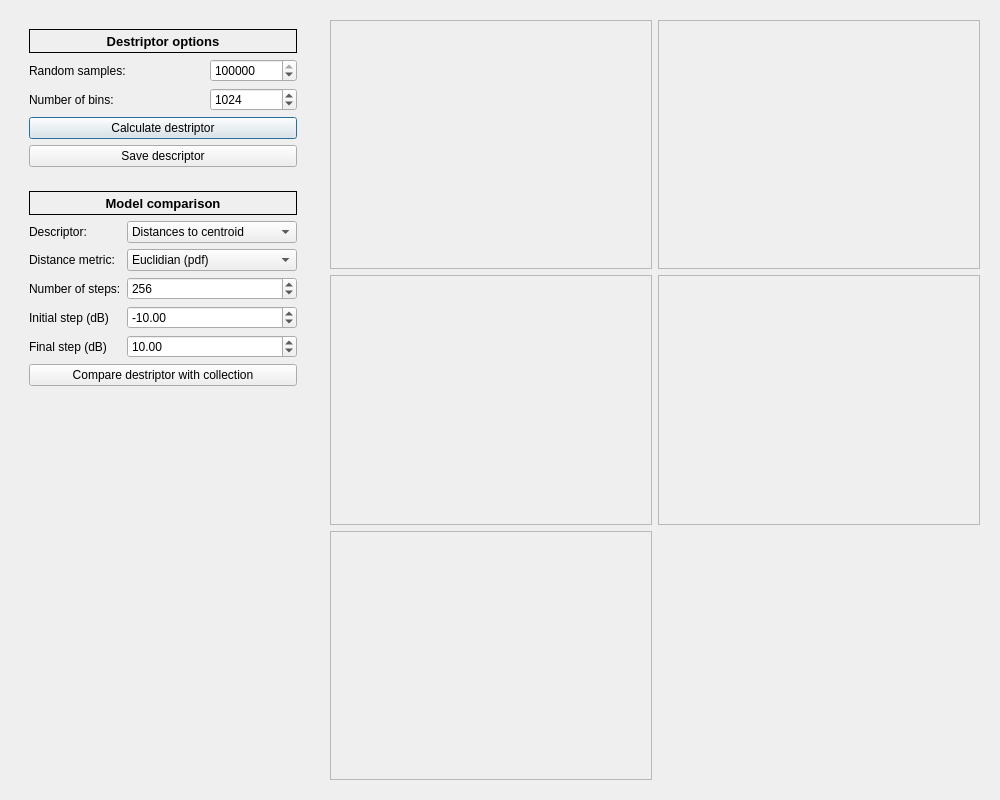
<?xml version="1.0" encoding="UTF-8"?>
<ui version="4.0">
 <class>SDDialog</class>
 <widget class="QDialog" name="SDDialog">
  <property name="geometry">
   <rect>
    <x>0</x>
    <y>0</y>
    <width>1000</width>
    <height>800</height>
   </rect>
  </property>
  <property name="minimumSize">
   <size>
    <width>1000</width>
    <height>800</height>
   </size>
  </property>
  <property name="windowTitle">
   <string>Shape distribution</string>
  </property>
  <property name="windowIcon">
   <iconset resource="../../resources/icons.qrc">
    <normaloff>:/icons/shapeDistribution</normaloff>:/icons/shapeDistribution</iconset>
  </property>
  <property name="sizeGripEnabled">
   <bool>false</bool>
  </property>
  <property name="modal">
   <bool>true</bool>
  </property>
  <layout class="QGridLayout" name="gridLayout">
   <item row="0" column="0">
    <widget class="QFrame" name="menuFrame">
     <property name="minimumSize">
      <size>
       <width>290</width>
       <height>0</height>
      </size>
     </property>
     <property name="frameShape">
      <enum>QFrame::NoFrame</enum>
     </property>
     <layout class="QGridLayout" name="gridLayout_5">
      <item row="3" column="0">
       <spacer name="menuVerticalSpacer">
        <property name="orientation">
         <enum>Qt::Vertical</enum>
        </property>
        <property name="sizeHint" stdset="0">
         <size>
          <width>20</width>
          <height>40</height>
         </size>
        </property>
       </spacer>
      </item>
      <item row="0" column="0">
       <widget class="QFrame" name="optionsFrame">
        <property name="frameShape">
         <enum>QFrame::NoFrame</enum>
        </property>
        <property name="frameShadow">
         <enum>QFrame::Raised</enum>
        </property>
        <layout class="QGridLayout" name="gridLayout_3">
         <item row="3" column="0" rowspan="2" colspan="3">
          <widget class="QPushButton" name="calculateButton">
           <property name="text">
            <string>Calculate destriptor</string>
           </property>
          </widget>
         </item>
         <item row="2" column="2">
          <widget class="QSpinBox" name="binsSpinBox">
           <property name="minimumSize">
            <size>
             <width>60</width>
             <height>0</height>
            </size>
           </property>
           <property name="minimum">
            <number>1000</number>
           </property>
           <property name="maximum">
            <number>2000</number>
           </property>
           <property name="singleStep">
            <number>10</number>
           </property>
           <property name="value">
            <number>1024</number>
           </property>
          </widget>
         </item>
         <item row="5" column="0" colspan="3">
          <widget class="QPushButton" name="saveButton">
           <property name="text">
            <string>Save descriptor</string>
           </property>
          </widget>
         </item>
         <item row="0" column="0" colspan="3">
          <widget class="QLabel" name="optionsLabel">
           <property name="minimumSize">
            <size>
             <width>0</width>
             <height>24</height>
            </size>
           </property>
           <property name="maximumSize">
            <size>
             <width>16777215</width>
             <height>24</height>
            </size>
           </property>
           <property name="font">
            <font>
             <pointsize>10</pointsize>
             <bold>true</bold>
            </font>
           </property>
           <property name="frameShape">
            <enum>QFrame::Box</enum>
           </property>
           <property name="text">
            <string>Destriptor options</string>
           </property>
           <property name="alignment">
            <set>Qt::AlignCenter</set>
           </property>
          </widget>
         </item>
         <item row="1" column="2">
          <widget class="QSpinBox" name="samplesSpinBox">
           <property name="minimumSize">
            <size>
             <width>60</width>
             <height>0</height>
            </size>
           </property>
           <property name="minimum">
            <number>1000</number>
           </property>
           <property name="maximum">
            <number>2000000</number>
           </property>
           <property name="singleStep">
            <number>1000</number>
           </property>
           <property name="value">
            <number>1048576</number>
           </property>
          </widget>
         </item>
         <item row="2" column="0" colspan="2">
          <widget class="QLabel" name="binsLabel">
           <property name="text">
            <string>Number of bins:</string>
           </property>
          </widget>
         </item>
         <item row="1" column="0" colspan="2">
          <widget class="QLabel" name="samplesLabel">
           <property name="text">
            <string>Random samples:</string>
           </property>
          </widget>
         </item>
        </layout>
       </widget>
      </item>
      <item row="2" column="0">
       <widget class="QFrame" name="compareFrame">
        <layout class="QGridLayout" name="gridLayout_4">
         <item row="3" column="1">
          <widget class="QSpinBox" name="stepsSpinBox">
           <property name="minimum">
            <number>10</number>
           </property>
           <property name="maximum">
            <number>1000</number>
           </property>
           <property name="value">
            <number>256</number>
           </property>
          </widget>
         </item>
         <item row="1" column="1">
          <widget class="QComboBox" name="descriptorComboBox">
           <item>
            <property name="text">
             <string>Distances to centroid</string>
            </property>
           </item>
           <item>
            <property name="text">
             <string>Distances between points</string>
            </property>
           </item>
           <item>
            <property name="text">
             <string>Triangle areas</string>
            </property>
           </item>
           <item>
            <property name="text">
             <string>Tetrahedra volumnes</string>
            </property>
           </item>
           <item>
            <property name="text">
             <string>Angles between vectors</string>
            </property>
           </item>
          </widget>
         </item>
         <item row="6" column="0" colspan="2">
          <widget class="QPushButton" name="compareButton">
           <property name="text">
            <string>Compare destriptor with collection</string>
           </property>
          </widget>
         </item>
         <item row="5" column="0">
          <widget class="QLabel" name="endStepLabel">
           <property name="text">
            <string>Final step (dB)</string>
           </property>
          </widget>
         </item>
         <item row="2" column="1">
          <widget class="QComboBox" name="distanceMetricComboBox">
           <item>
            <property name="text">
             <string>Euclidian (pdf)</string>
            </property>
           </item>
           <item>
            <property name="text">
             <string>Euclidian (cdf)</string>
            </property>
           </item>
           <item>
            <property name="text">
             <string>City block (pdf)</string>
            </property>
           </item>
           <item>
            <property name="text">
             <string>City block (cdf)</string>
            </property>
           </item>
           <item>
            <property name="text">
             <string>Chebychev (pdf)</string>
            </property>
           </item>
           <item>
            <property name="text">
             <string>Chebychev (cdf)</string>
            </property>
           </item>
           <item>
            <property name="text">
             <string>Minimum coordinate (pdf)</string>
            </property>
           </item>
           <item>
            <property name="text">
             <string>Minimum coordinate (cdf)</string>
            </property>
           </item>
          </widget>
         </item>
         <item row="1" column="0">
          <widget class="QLabel" name="descriptorLabel">
           <property name="text">
            <string>Descriptor:</string>
           </property>
          </widget>
         </item>
         <item row="2" column="0">
          <widget class="QLabel" name="distanceMetricLabel">
           <property name="text">
            <string>Distance metric:</string>
           </property>
          </widget>
         </item>
         <item row="0" column="0" colspan="2">
          <widget class="QLabel" name="compareLabel">
           <property name="minimumSize">
            <size>
             <width>0</width>
             <height>24</height>
            </size>
           </property>
           <property name="maximumSize">
            <size>
             <width>16777215</width>
             <height>24</height>
            </size>
           </property>
           <property name="font">
            <font>
             <pointsize>10</pointsize>
             <bold>true</bold>
            </font>
           </property>
           <property name="frameShape">
            <enum>QFrame::Box</enum>
           </property>
           <property name="text">
            <string>Model comparison</string>
           </property>
           <property name="alignment">
            <set>Qt::AlignCenter</set>
           </property>
          </widget>
         </item>
         <item row="4" column="0">
          <widget class="QLabel" name="iniStepLabel">
           <property name="text">
            <string>Initial step (dB)</string>
           </property>
          </widget>
         </item>
         <item row="4" column="1">
          <widget class="QDoubleSpinBox" name="iniStepSpinBox">
           <property name="minimum">
            <double>-100.000000000000000</double>
           </property>
           <property name="maximum">
            <double>100.000000000000000</double>
           </property>
           <property name="singleStep">
            <double>10.000000000000000</double>
           </property>
           <property name="value">
            <double>-10.000000000000000</double>
           </property>
          </widget>
         </item>
         <item row="3" column="0">
          <widget class="QLabel" name="stepsLabel">
           <property name="text">
            <string>Number of steps:</string>
           </property>
          </widget>
         </item>
         <item row="5" column="1">
          <widget class="QDoubleSpinBox" name="endStepSpinBox">
           <property name="minimum">
            <double>-100.000000000000000</double>
           </property>
           <property name="maximum">
            <double>100.000000000000000</double>
           </property>
           <property name="singleStep">
            <double>10.000000000000000</double>
           </property>
           <property name="value">
            <double>10.000000000000000</double>
           </property>
          </widget>
         </item>
        </layout>
       </widget>
      </item>
     </layout>
    </widget>
   </item>
   <item row="0" column="1">
    <widget class="QFrame" name="imgFrame">
     <layout class="QGridLayout" name="gridLayout_10">
      <item row="0" column="0">
       <widget class="QFrame" name="opDistanceFrame">
        <property name="frameShape">
         <enum>QFrame::StyledPanel</enum>
        </property>
        <property name="frameShadow">
         <enum>QFrame::Raised</enum>
        </property>
        <layout class="QGridLayout" name="gridLayout_2">
         <property name="spacing">
          <number>0</number>
         </property>
         <item row="0" column="0">
          <widget class="qt_tools::plots::PlotWidget" name="opDistanceView" native="true">
           <property name="sizePolicy">
            <sizepolicy hsizetype="Expanding" vsizetype="Expanding">
             <horstretch>0</horstretch>
             <verstretch>0</verstretch>
            </sizepolicy>
           </property>
           <property name="minimumSize">
            <size>
             <width>200</width>
             <height>200</height>
            </size>
           </property>
          </widget>
         </item>
        </layout>
       </widget>
      </item>
      <item row="0" column="1">
       <widget class="QFrame" name="tpDistanceFrame">
        <property name="frameShape">
         <enum>QFrame::StyledPanel</enum>
        </property>
        <property name="frameShadow">
         <enum>QFrame::Raised</enum>
        </property>
        <layout class="QGridLayout" name="gridLayout_6">
         <property name="spacing">
          <number>0</number>
         </property>
         <item row="0" column="0">
          <widget class="qt_tools::plots::PlotWidget" name="tpDistanceView" native="true">
           <property name="sizePolicy">
            <sizepolicy hsizetype="Expanding" vsizetype="Expanding">
             <horstretch>0</horstretch>
             <verstretch>0</verstretch>
            </sizepolicy>
           </property>
           <property name="minimumSize">
            <size>
             <width>200</width>
             <height>200</height>
            </size>
           </property>
          </widget>
         </item>
        </layout>
       </widget>
      </item>
      <item row="1" column="0">
       <widget class="QFrame" name="tpAreaFrame">
        <property name="frameShape">
         <enum>QFrame::StyledPanel</enum>
        </property>
        <property name="frameShadow">
         <enum>QFrame::Raised</enum>
        </property>
        <layout class="QGridLayout" name="gridLayout_7">
         <property name="spacing">
          <number>0</number>
         </property>
         <item row="0" column="0">
          <widget class="qt_tools::plots::PlotWidget" name="tpAreaView" native="true">
           <property name="sizePolicy">
            <sizepolicy hsizetype="Expanding" vsizetype="Expanding">
             <horstretch>0</horstretch>
             <verstretch>0</verstretch>
            </sizepolicy>
           </property>
           <property name="minimumSize">
            <size>
             <width>200</width>
             <height>200</height>
            </size>
           </property>
          </widget>
         </item>
        </layout>
       </widget>
      </item>
      <item row="1" column="1">
       <widget class="QFrame" name="fpVolumeFrame">
        <property name="frameShape">
         <enum>QFrame::StyledPanel</enum>
        </property>
        <property name="frameShadow">
         <enum>QFrame::Raised</enum>
        </property>
        <layout class="QGridLayout" name="gridLayout_8">
         <property name="spacing">
          <number>0</number>
         </property>
         <item row="0" column="0">
          <widget class="qt_tools::plots::PlotWidget" name="fpVolumeView" native="true">
           <property name="sizePolicy">
            <sizepolicy hsizetype="Expanding" vsizetype="Expanding">
             <horstretch>0</horstretch>
             <verstretch>0</verstretch>
            </sizepolicy>
           </property>
           <property name="minimumSize">
            <size>
             <width>200</width>
             <height>200</height>
            </size>
           </property>
          </widget>
         </item>
        </layout>
       </widget>
      </item>
      <item row="2" column="0">
       <widget class="QFrame" name="tvAngleFrame">
        <property name="frameShape">
         <enum>QFrame::StyledPanel</enum>
        </property>
        <property name="frameShadow">
         <enum>QFrame::Raised</enum>
        </property>
        <layout class="QGridLayout" name="gridLayout_9">
         <property name="spacing">
          <number>0</number>
         </property>
         <item row="0" column="1">
          <widget class="qt_tools::plots::PlotWidget" name="tvAngleView" native="true">
           <property name="sizePolicy">
            <sizepolicy hsizetype="Expanding" vsizetype="Expanding">
             <horstretch>0</horstretch>
             <verstretch>0</verstretch>
            </sizepolicy>
           </property>
           <property name="minimumSize">
            <size>
             <width>200</width>
             <height>200</height>
            </size>
           </property>
          </widget>
         </item>
        </layout>
       </widget>
      </item>
      <item row="2" column="1">
       <spacer name="imgHorizontalSpacer">
        <property name="orientation">
         <enum>Qt::Horizontal</enum>
        </property>
        <property name="sizeHint" stdset="0">
         <size>
          <width>40</width>
          <height>20</height>
         </size>
        </property>
       </spacer>
      </item>
     </layout>
    </widget>
   </item>
  </layout>
 </widget>
 <customwidgets>
  <customwidget>
   <class>qt_tools::plots::PlotWidget</class>
   <extends>QWidget</extends>
   <header>qt_tools/plots/PlotWidget.h</header>
   <container>1</container>
  </customwidget>
 </customwidgets>
 <resources>
  <include location="../../resources/icons.qrc"/>
 </resources>
 <connections/>
</ui>
